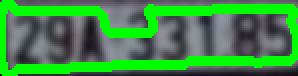
#> input picture learining/projects and apps/vehicle-detection/example2/founded.png, 149 x 38 px (shown 2 times larger)
$ python -i carlicensefinder.py   (imports and definitions only)   (older library calls are emulated)
#> lines starting #> are read from the running program, lines starting #| are printed output that depends on the picture; after the words box and inside, x2 and y2 are one past the last pixel; in counts of white or black regions, pixels touching at a corner belong together
#> further down, picture is the input picture: shape (38, 149, 3); mean B, G, R 67.7, 140.7, 62.2
import random
import cv2
import numpy as np
from skimage.filters import threshold_local
import imutils
from skimage import measure
# path = "./test_videos/test1.mp4"
# cap = cv2.VideoCapture(path)
fixed_width = 400
# image = cv2.imread(path)


# [100 lines left out: functions sort_cont, segment_chars, not called in this run]


# [9 lines of commented-out code are left out]


class PlateFinder:
    def __init__(self) -> None:
        self.min_area = 4000  # min plate area
        self.max_area = 30000  # max plate area
        self.element_structure = cv2.getStructuringElement(
            shape=cv2.MORPH_RECT, ksize=(22, 3))  # we define plate like a rectangle

    def preprocess_image(self, image_input):
        """
            1. To reduce the noise we need to blur the input Image with Gaussian Blur and then convert it to grayscale.
            2. Find vertical edges in the image.
            3. To reveal the plate we have to binarize the image. For this apply Otsu’s Thresholding on the vertical edge image. In other thresholding methods, we have to choose a threshold value to binarize the image but Otsu’s Thresholding determines the value automatically.
            4.Apply Closing Morphological Transformation on the thresholded image. Closing is useful to fill small black regions between white regions in a thresholded image. It reveals the rectangular white box of license plates.
        """
        # blur image with gaussian blur
        gussian_blur = cv2.GaussianBlur(
            src=image_input, ksize=(7, 7), sigmaX=0)
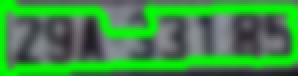
#> gussian_blur: shape (38, 149, 3) (shown 2 times larger); mean B, G, R 67.7, 141.8, 62.1
        # convert image to gray
        image_gray = cv2.cvtColor(src=gussian_blur, code=cv2.COLOR_BGR2GRAY)
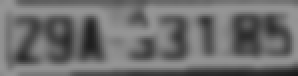
#> image_gray: shape (38, 149) (shown 2 times larger); min 25, max 150, mean 109.5
        # get vertical edges
        vertical_edges = cv2.Sobel(
            src=image_gray, ddepth=cv2.CV_8U, dx=1, dy=0, ksize=3)
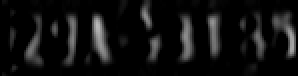
#> vertical_edges: shape (38, 149) (shown 2 times larger); min 0, max 185, mean 16.8
        # binarize the image
        _, threash = cv2.threshold(
            src=vertical_edges, thresh=0, maxval=255, type=cv2.THRESH_BINARY+cv2.THRESH_OTSU)
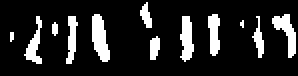
#> threash: shape (38, 149) (shown 2 times larger); 14.8% white; 12 white regions (3 under 20 px), largest, box (x1, y1, x2, y2) and area: (46, 7, 55, 31) 144, (136, 7, 148, 29) 119, (90, 8, 97, 31) 113
        image_copy = threash.copy()
        # applay closing morphology
#> (the run stopped early here; a loop or call above may not have finished)

$ run again, on learining/projects and apps/vehicle-detection/example2/platex0y293h108w120.png
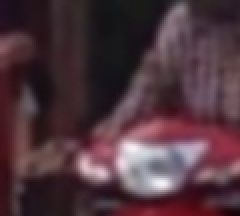
#> input picture learining/projects and apps/vehicle-detection/example2/platex0y293h108w120.png, 120 x 108 px (shown 2 times larger)
#> picture is the input picture: shape (108, 120, 3); mean B, G, R 61.3, 53.2, 78.7
#> in preprocess_image, `image_gray = cv2.cvtColor(src=gussian_blur, code=cv2.COLOR_BGR2GRAY)`:
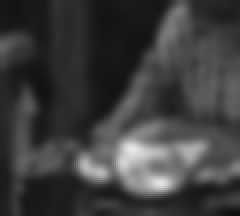
#> image_gray: shape (108, 120) (shown 2 times larger); min 13, max 231, mean 61.8
#> in preprocess_image, `_, threash = cv2.threshold( src=vertical_edges, thresh=0, maxval=255, ..`:
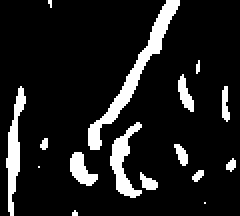
#> threash: shape (108, 120) (shown 2 times larger); 11.6% white; 16 white regions (6 under 20 px), largest, box (x1, y1, x2, y2) and area: (44, 0, 90, 75) 528, (3, 43, 13, 108) 275, (55, 61, 71, 99) 252
